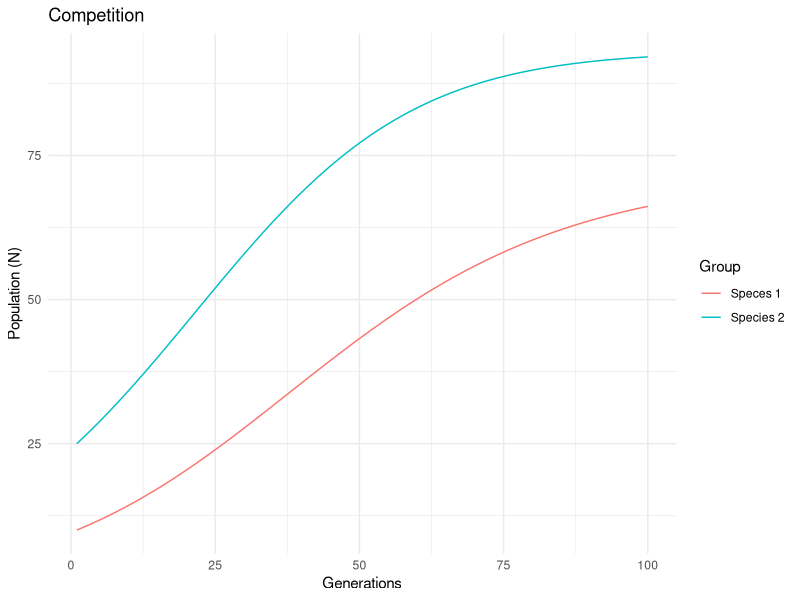
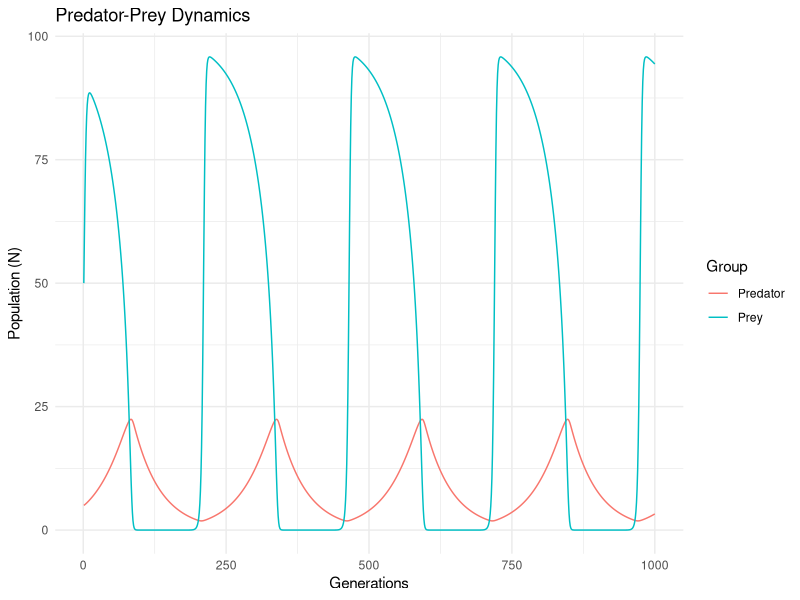

Recreate these plots in R, in order.
### BIOS331 MULTISPECIES DYNAMICS ###

library(ggplot2)
library(tidyverse)
library(reshape)

##Plotting function to see data with two lines
plot.growth2 <- function(mydata, mytitle){
  
  p <- ggplot2::ggplot(mydata, aes(x=Generations, y=value, col=Group)) + 
    geom_line() +
    xlab('Generations') +
    ylab('Population (N)') +
    theme_minimal() +
    ggtitle(label = mytitle)
  
  print(p)
  
}

##Lotka-Voltera equations for competition

lot.vol.comp <- function(N01, N02, r1, r2, K1, K2, alph, bet, timestep){

  p1 <- numeric(length = timestep)
  p1[1] <- N01
  
  p2 <- numeric(length = timestep)
  p2[1] <- N02
  
  for(i in 2:timestep){
    Nt1 <- p1[i - 1]
    Nt2 <- p2[i - 1]
    p1[i] <- Nt1 * exp(r1*((K1 - Nt1 - alph * Nt2)/K1))
    p2[i] <- Nt2 * exp(r2*((K2 - Nt2 - bet * Nt1)/K2))
    
  }
  
  p <- cbind(p1, p2) %>%
    as.data.frame() %>%
    setNames(., c("Speces 1", "Species 2")) %>%
    tibble::add_column(., Generations = 1:timestep) %>%
    reshape::melt(., id.vars="Generations") %>%
    setNames(., c("Generations", "Group", "value"))
  
  return(p)
  
}

competition <- lot.vol.comp(N0 = 10, N02 = 25, r1 = 0.05, r2 = 0.05, 
                     K1 = 100, K2 = 100, alph = 0.3, bet = 0.1, 
                     timestep = 100)

plot.growth2(mydata = competition, mytitle = "Competition")


###Predation equations

pred.prey <- function(K=100, r=1, a=0.1, h=1, b=0.1, d, preypop=50, predpop=5, timestep=1000){
  
  pred <- numeric(length = timestep)
  pred[1] <- predpop
  
  prey <- numeric(length = timestep)
  prey[1] <- preypop
  
  for(i in 2:timestep){
    
    Npred <- pred[i - 1]
    Nprey <- prey[i - 1]
    
    pred[i] <- Npred * exp((b*a*Nprey/(1+a*h*Nprey))-d)
    prey[i] <- Nprey * exp(r*((K - Nprey)/K) - ((a * Npred)/(1+a*h*Nprey)))
    
  }
  
  p <- cbind(pred, prey) %>%
    as.data.frame() %>%
    setNames(., c("Predator", "Prey")) %>%
    tibble::add_column(., Generations = 1:timestep) %>%
    reshape::melt(., id.vars="Generations") %>%
    setNames(., c("Generations", "Group", "value"))
  
  return(p)
  
}

predpreygrowth <- pred.prey(d=0.08)
predpreygrowth <- pred.prey(r = 0.5, a = 0.06, h = 1, b = 0.05, d = 0.0213)
plot.growth2(mydata = predpreygrowth, mytitle = "Predator-Prey Dynamics")
